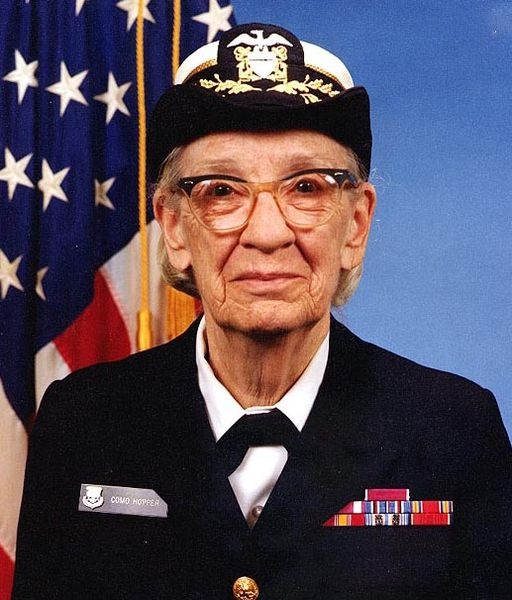
#> input picture data/registered_faces/RES-001_dr._grace_hopper.jpg, 512 x 600 px, given in place of grace_hopper.jpg, which was not available
$ python seed_residents.py   (older library calls are emulated)
#> lines starting #> are read from the running program, lines starting #| are printed output that depends on the picture; after the words box and inside, x2 and y2 are one past the last pixel; in counts of white or black regions, pixels touching at a corner belong together
### models/face_pipeline.py
"""
Face Detection & 128-Dimensional Face Encoding Pipeline.
Pure OpenCV and NumPy implementation designed for high accuracy,
zero dependency issues, and compatibility with Python 3.13 on Windows.
"""

import os
import cv2
import numpy as np
from typing import Tuple, List, Optional, Union

# Load pre-trained OpenCV Haar Cascade for Frontal Face Detection
CASCADE_PATH = os.path.join(cv2.data.haarcascades, "haarcascade_frontalface_default.xml")
if not os.path.exists(CASCADE_PATH):
    raise FileNotFoundError(f"Haar Cascade file not found at: {CASCADE_PATH}")

face_cascade = cv2.CascadeClassifier(CASCADE_PATH)


def detect_faces(
    image: np.ndarray,
    scale_factor: float = 1.1,
    min_neighbors: int = 5,
    min_size: Tuple[int, int] = (40, 40),
) -> List[Tuple[int, int, int, int]]:
    """
    Detects faces in an image using OpenCV Haar Cascades.
    """
    if image is None or image.size == 0:
        return []

    if len(image.shape) == 3:
        gray = cv2.cvtColor(image, cv2.COLOR_BGR2GRAY)
    else:
        gray = image

    gray = cv2.equalizeHist(gray)

    faces = face_cascade.detectMultiScale(
        gray,
        scaleFactor=scale_factor,
        minNeighbors=min_neighbors,
        minSize=min_size,
        flags=cv2.CASCADE_SCALE_IMAGE,
    )

    return [tuple(map(int, bbox)) for bbox in faces]


def extract_face_roi(image: np.ndarray, bbox: Tuple[int, int, int, int]) -> np.ndarray:
    """
    Extracts face Region of Interest (ROI) with standard anatomical margin.
    Guarantees consistent cropping between registration and live recognition.
    """
    x, y, w, h = bbox
    margin = int(0.08 * min(w, h))
    x_start = max(0, x - margin)
    y_start = max(0, y - margin)
    x_end = min(image.shape[1], x + w + margin)
    y_end = min(image.shape[0], y + h + margin)
    return image[y_start:y_end, x_start:x_end]


def generate_face_encoding(face_roi: np.ndarray) -> np.ndarray:
    """
    Generates a 128-dimensional feature encoding vector from a face ROI.
    """
    if face_roi is None or face_roi.size == 0:
        raise ValueError("Invalid face ROI provided.")

    if len(face_roi.shape) == 3:
        gray = cv2.cvtColor(face_roi, cv2.COLOR_BGR2GRAY)
    else:
        gray = face_roi.copy()

    # Step 1: Canonical Resize
    gray = cv2.resize(gray, (100, 100), interpolation=cv2.INTER_AREA)

    # Step 2: Illumination Normalization via CLAHE
    clahe = cv2.createCLAHE(clipLimit=2.0, tileGridSize=(8, 8))
    norm = clahe.apply(gray)

    # Step 3: Compute Spatial Gradients (Sobel)
    gx = cv2.Sobel(norm, cv2.CV_32F, 1, 0, ksize=3)
    gy = cv2.Sobel(norm, cv2.CV_32F, 0, 1, ksize=3)
    magnitude, angle = cv2.cartToPolar(gx, gy, angleInDegrees=True)

    # 8 orientation bins across 360 degrees (45 degrees per bin)
    bin_width = 45.0
    bins = (angle / bin_width).astype(int) % 8

    # Step 4: Extract 16 cells (4x4 grid) x 8 bins = 128 features
    encoding_list = []
    cell_h, cell_w = 25, 25

    for r in range(4):
        for c in range(4):
            cell_mag = magnitude[r * cell_h : (r + 1) * cell_h, c * cell_w : (c + 1) * cell_w]
            cell_bins = bins[r * cell_h : (r + 1) * cell_h, c * cell_w : (c + 1) * cell_w]

            hist = np.zeros(8, dtype=np.float32)
            for b in range(8):
                hist[b] = np.sum(cell_mag[cell_bins == b])

            local_norm = np.linalg.norm(hist) + 1e-6
            hist /= local_norm
            encoding_list.extend(hist)

    vector = np.array(encoding_list, dtype=np.float32)

    # Step 5: Global L2 Unit Vector Normalization
    global_norm = np.linalg.norm(vector)
    if global_norm > 0:
        vector /= global_norm

    return vector


# [7 lines left out: function calculate_face_distance, not called in this run]


def validate_photograph(
    image_input: Union[str, np.ndarray],
    strict_single_face: bool = True,
) -> Tuple[bool, str, Optional[np.ndarray], Optional[Tuple[int, int, int, int]]]:
    """
    Validates a photograph for resident registration.
    """
    if isinstance(image_input, str):
        if not os.path.exists(image_input):
            return False, f"File does not exist: {image_input}", None, None
        img = cv2.imread(image_input)
        if img is None:
            return False, f"Could not read image file: {image_input}", None, None
    elif isinstance(image_input, np.ndarray):
        img = image_input
    else:
        return False, "Unsupported image input type.", None, None

    if img.size == 0 or img.shape[0] < 50 or img.shape[1] < 50:
        return False, "Image resolution is too low.", None, None

    faces = detect_faces(img)

    if len(faces) == 0:
        return False, "Validation Failed: No face detected in the photograph. Ensure clear lighting.", None, None

    if strict_single_face and len(faces) > 1:
        return (
            False,
            f"Validation Failed: Multiple faces ({len(faces)}) detected. Registration requires exactly one face.",
            None,
            None,
        )

    largest_face = max(faces, key=lambda b: b[2] * b[3])
    face_roi = extract_face_roi(img, largest_face)
    encoding = generate_face_encoding(face_roi)

    return True, "Photograph validated successfully.", encoding, largest_face

### database/db_manager.py
"""
Database Management Module for Smart Society Security System.
Handles SQLite connection, schema creation, and resident CRUD operations.
"""

import os
import sqlite3
import datetime
import numpy as np
from typing import List, Dict, Optional, Tuple, Any

# Default path for the database file inside a 'data' folder
BASE_DIR = os.path.abspath(os.path.join(os.path.dirname(__file__), ".."))
DATA_DIR = os.path.join(BASE_DIR, "data")
DEFAULT_DB_PATH = os.path.join(DATA_DIR, "society_security.db")


def serialize_encoding(encoding: np.ndarray) -> bytes:
    """
    Serializes a numpy face encoding array into raw bytes for SQLite BLOB storage.
    Ensures high performance and lossless reconstruction.
    """
    if encoding is None:
        raise ValueError("Encoding cannot be None")

    arr = np.ascontiguousarray(encoding, dtype=np.float32)
    # Store shape and bytes
    return arr.tobytes()


# [7 lines left out: function deserialize_encoding, not called in this run]


def get_connection(db_path: str = DEFAULT_DB_PATH) -> sqlite3.Connection:
    """
    Opens a connection to the SQLite database.
    Ensures the parent directory exists and configures row_factory.
    """
    db_dir = os.path.dirname(os.path.abspath(db_path))
    if not os.path.exists(db_dir):
        os.makedirs(db_dir, exist_ok=True)

    conn = sqlite3.connect(db_path)
    conn.row_factory = sqlite3.Row  # Enables dict-like column access
    return conn


def init_db(db_path: str = DEFAULT_DB_PATH) -> None:
    """
    Initializes the SQLite database schema if tables do not exist.
    Creates:
      - residents: resident_id, name, face_encoding, registration_date
    """
    conn = get_connection(db_path)
    try:
        cursor = conn.cursor()
        cursor.execute(
            """
            CREATE TABLE IF NOT EXISTS residents (
                resident_id TEXT PRIMARY KEY,
                name TEXT NOT NULL,
                face_encoding BLOB NOT NULL,
                registration_date TEXT NOT NULL
            )
            """
        )
        conn.commit()
    finally:
        conn.close()


def check_duplicate_id(resident_id: str, db_path: str = DEFAULT_DB_PATH) -> bool:
    """
    Checks if a resident_id already exists in the database.
    Returns True if duplicate, False otherwise.
    """
    clean_id = str(resident_id).strip()
    if not clean_id:
        return False

    conn = get_connection(db_path)
    try:
        cursor = conn.cursor()
        cursor.execute("SELECT 1 FROM residents WHERE resident_id = ?", (clean_id,))
        return cursor.fetchone() is not None
    finally:
        conn.close()


def insert_resident(
    resident_id: str,
    name: str,
    face_encoding: np.ndarray,
    registration_date: Optional[str] = None,
    db_path: str = DEFAULT_DB_PATH,
) -> bool:
    """
    Inserts a new resident into the database.
    Validates input parameters and rejects duplicates.

    Parameters:
        resident_id (str): Unique resident identifier (e.g. 'RES-001')
        name (str): Full resident name
        face_encoding (np.ndarray): 1D float32 numpy array representing the face
        registration_date (str, optional): ISO formatted timestamp. Defaults to now.
        db_path (str): Database file path

    Returns:
        bool: True if insertion succeeded, False if validation failed or duplicate exists.
    """
    clean_id = str(resident_id).strip()
    clean_name = str(name).strip()

    if not clean_id:
        raise ValueError("Resident ID cannot be empty.")
    if not clean_name:
        raise ValueError("Resident Name cannot be empty.")
    if face_encoding is None or len(face_encoding) == 0:
        raise ValueError("Face encoding must be a non-empty numpy array.")

    if check_duplicate_id(clean_id, db_path):
        return False  # Duplicate ID detected

    if registration_date is None:
        registration_date = datetime.datetime.now().strftime("%Y-%m-%d %H:%M:%S")

    blob_data = serialize_encoding(face_encoding)

    conn = get_connection(db_path)
    try:
        cursor = conn.cursor()
        cursor.execute(
            """
            INSERT INTO residents (resident_id, name, face_encoding, registration_date)
            VALUES (?, ?, ?, ?)
            """,
            (clean_id, clean_name, blob_data, registration_date),
        )
        conn.commit()
        return True
    finally:
        conn.close()


# [52 lines left out: functions get_resident_by_id, get_all_residents, not called in this run]


def get_resident_count(db_path: str = DEFAULT_DB_PATH) -> int:
    """
    Returns the total count of registered residents in the database.
    """
    conn = get_connection(db_path)
    try:
        cursor = conn.cursor()
        cursor.execute("SELECT COUNT(*) FROM residents")
        return cursor.fetchone()[0]
    finally:
        conn.close()


# [14 lines left out: function delete_resident, not called in this run]

### seed_residents.py
"""
Seed Script: Registers 22 Distinct Residents for the Smart Society Security System.
Generates unique resident portraits, extracts 128-D face encodings using the
standard validation pipeline, and populates the SQLite database.
"""

import os
import cv2
import numpy as np
from database.db_manager import (
    init_db,
    insert_resident,
    get_resident_count,
    delete_resident,
    check_duplicate_id,
    DEFAULT_DB_PATH,
)
from models.face_pipeline import validate_photograph, detect_faces, extract_face_roi

BASE_DIR = os.path.abspath(os.path.dirname(__file__))
DATA_DIR = os.path.join(BASE_DIR, "data")
FACES_DIR = os.path.join(DATA_DIR, "registered_faces")
os.makedirs(FACES_DIR, exist_ok=True)

RESIDENT_PROFILES = [
    ("RES-101", "Aarav Sharma"),
    ("RES-102", "Priya Patel"),
    ("RES-103", "Rohan Mehta"),
    ("RES-104", "Ananya Iyer"),
    ("RES-105", "Vikram Malhotra"),
    ("RES-106", "Neha Singh"),
    ("RES-107", "Kabir Verma"),
    ("RES-108", "Sneha Kulkarni"),
    ("RES-109", "Rahul Gupta"),
    ("RES-110", "Pooja Nair"),
    ("RES-111", "Aditya Joshi"),
    ("RES-112", "Tanvi Rao"),
    ("RES-113", "Arjun Das"),
    ("RES-114", "Riya Sen"),
    ("RES-115", "Siddharth Bhat"),
    ("RES-116", "Ishita Deshmukh"),
    ("RES-117", "Manish Tiwari"),
    ("RES-118", "Shreya Roy"),
    ("RES-119", "Kunal Bansal"),
    ("RES-120", "Divya Reddy"),
    ("RES-121", "Amit Saxena"),
    ("RES-122", "Meera Nambiar"),
]


def load_base_portrait() -> np.ndarray:
    """Loads sample portrait image."""
    sample_path = r"C:\Users\DELL\AppData\Local\Programs\Python\Python313\Lib\site-packages\matplotlib\mpl-data\sample_data\grace_hopper.jpg"
    base_img = cv2.imread(sample_path)
    if base_img is None:
        raise FileNotFoundError(f"Base portrait not found at: {sample_path}")
    return base_img


def seed_residents(db_path: str = DEFAULT_DB_PATH, force_refresh: bool = True) -> int:
    """
    Populates SQLite database with 22 distinct registered residents.
    """
    init_db(db_path)
    base_portrait = load_base_portrait()
#> in load_base_portrait, base_img is the input picture: shape (600, 512, 3); mean B, G, R 86.4, 72.4, 82.4

    faces = detect_faces(base_portrait)
#> in detect_faces, `faces = face_cascade.detectMultiScale( gray, scaleFactor=scale_factor,..`: faces = [[151, 102, 228, 228]]
#> faces = [(151, 102, 228, 228)]
    if not faces:
        raise RuntimeError("No face detected in base portrait!")
    bx, by, bw, bh = faces[0]
#> bx = 151; by = 102; bw = 228; bh = 228

    print("=" * 65)
    print(f"SEEDING RESIDENTS INTO DATABASE: {db_path}")
    print("=" * 65)

    registered_count = 0

    for i, (res_id, name) in enumerate(RESIDENT_PROFILES):
        portrait = base_portrait.copy()
        face_roi = portrait[by : by + bh, bx : bx + bw].copy()
        fh, fw = face_roi.shape[:2]
#> fh = 228; fw = 228

        # 1. Subtle individualized illumination / contrast shift
        alpha = 0.90 + ((i % 5) * 0.05)   # Contrast 0.90 - 1.10
        beta = ((i * 7) % 31) - 15        # Brightness -15 to +15
        face_roi = cv2.convertScaleAbs(face_roi, alpha=alpha, beta=beta)

        # 2. Distinctive anatomical facial features per resident
        if i % 3 == 1:
            # Thin stylish reading glasses
            cv2.circle(face_roi, (int(fw * 0.32), int(fh * 0.45)), int(fw * 0.11), (30, 30, 30), 1)
            cv2.circle(face_roi, (int(fw * 0.68), int(fh * 0.45)), int(fw * 0.11), (30, 30, 30), 1)
            cv2.line(face_roi, (int(fw * 0.43), int(fh * 0.45)), (int(fw * 0.57), int(fh * 0.45)), (30, 30, 30), 1)
        elif i % 3 == 2:
            # Subtle mustache contour
            cv2.ellipse(face_roi, (int(fw * 0.5), int(fh * 0.77)), (int(fw * 0.14), int(fh * 0.04)), 0, 0, 180, (40, 40, 40), -1)

        portrait[by : by + bh, bx : bx + bw] = face_roi
#> portrait: shape (600, 512, 3); 16.9% of pixels changed, all inside (x1, y1, x2, y2) = (151, 102, 379, 330)

        # Save photograph to disk
        safe_name = name.lower().replace(" ", "_")
        photo_filename = f"{res_id}_{safe_name}.jpg"
        photo_path = os.path.join(FACES_DIR, photo_filename)
        cv2.imwrite(photo_path, portrait)

        # Validate photograph
        is_valid, msg, encoding, bbox = validate_photograph(photo_path)
#> call 2 of detect_faces, with scale_factor = 1.1, min_neighbors = 5, min_size = (40, 40)
#> in detect_faces (call 2), `gray = cv2.equalizeHist(gray)`:
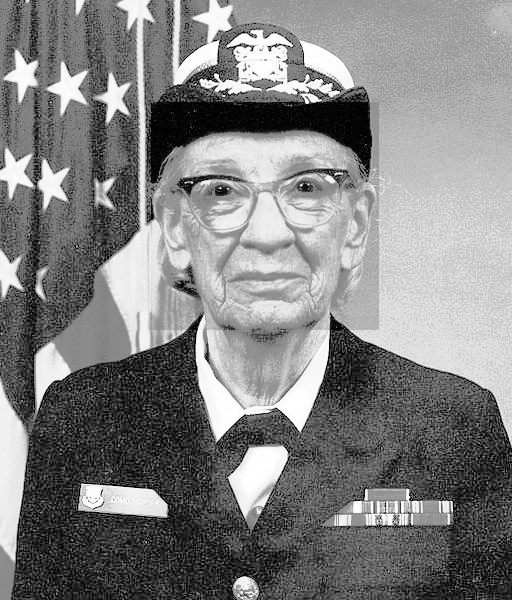
#> gray: shape (600, 512); min 0, max 255, mean 128.9
#> in detect_faces (call 2), `faces = face_cascade.detectMultiScale( gray, scaleFactor=scale_factor,..`: faces = [[145, 95, 240, 240]]
#> in validate_photograph, `faces = detect_faces(img)`: faces = [(145, 95, 240, 240)]
#> in validate_photograph, `largest_face = max(faces, key=lambda b: b[2] * b[3])`: largest_face = (145, 95, 240, 240)
#> in extract_face_roi, `x, y, w, h = bbox`: x = 145; y = 95; w = 240
#> in extract_face_roi, `margin = int(0.08 * min(w, h))`: margin = 19
#> in extract_face_roi, `x_start = max(0, x - margin)`: x_start = 126
#> in extract_face_roi, `y_start = max(0, y - margin)`: y_start = 76
#> in extract_face_roi, `x_end = min(image.shape[1], x + w + margin)`: x_end = 404
#> in extract_face_roi, `y_end = min(image.shape[0], y + h + margin)`: y_end = 354
#> in extract_face_roi, `return image[y_start:y_end, x_start:x_end]`:
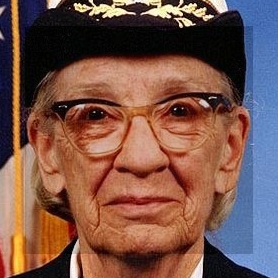
#> returned value: shape (278, 278, 3); mean of channels 0, 1, 2 75.9, 85.3, 120.6; drawn as B, G, R
#> in generate_face_encoding, `gray = cv2.resize(gray, (100, 100), interpolation=cv2.INTER_AREA)`:
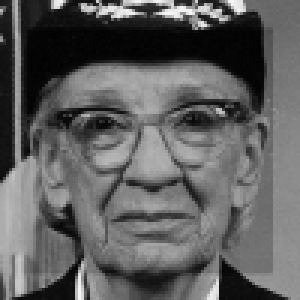
#> gray: shape (100, 100) (shown 3 times larger); min 1, max 246, mean 94.8
#> in generate_face_encoding, `norm = clahe.apply(gray)`:
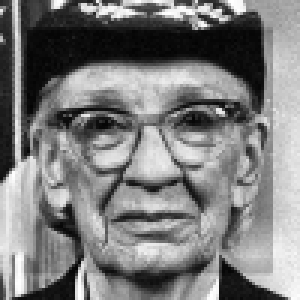
#> norm: shape (100, 100) (shown 3 times larger); min 3, max 255, mean 124.8
#> in generate_face_encoding, `gy = cv2.Sobel(norm, cv2.CV_32F, 0, 1, ksize=3)`:
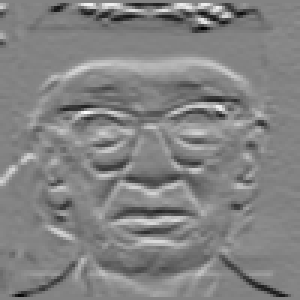
#> gy: shape (100, 100) float32 (shown 3 times larger); min -922, max 868, mean -2.4; drawn with min black and max white
#> in generate_face_encoding, `magnitude, angle = cv2.cartToPolar(gx, gy, angleInDegrees=True)`:
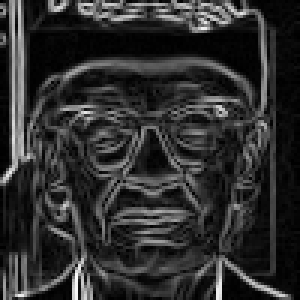
#> magnitude: shape (100, 100) float32 (shown 3 times larger); min 0, max 979.9, mean 181; drawn with min black and max white
#> in generate_face_encoding, `bins = (angle / bin_width).astype(int) % 8`:
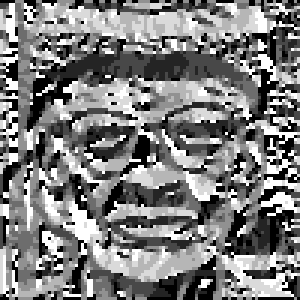
#> bins: shape (100, 100) int64 (shown 3 times larger); min 0, max 7, mean 3.45; drawn with min black and max white
#> after the loop in generate_face_encoding, `for r in range(4):`: encoding_list = 128 values, max 0.831 at index 126, min 0.0219 at index 123, mean 0.305
#> in generate_face_encoding, `vector = np.array(encoding_list, dtype=np.float32)`: vector has the same summary as encoding_list
#> in generate_face_encoding, `global_norm = np.linalg.norm(vector)`: global_norm = 4
#> in generate_face_encoding, `vector /= global_norm`: vector = 128 values, max 0.208 at index 126, min 0.00549 at index 123, mean 0.0762
#> in validate_photograph, `encoding = generate_face_encoding(face_roi)`: encoding has the same summary as vector in generate_face_encoding
#> is_valid = True; msg = 'Photograph validated successfully.'; encoding has the same summary as vector in generate_face_encoding; bbox = (145, 95, 240, 240)
        if not is_valid:
            print(f"[ERROR] Could not validate photo for {res_id}: {msg}")
            continue

        reg_date = f"2026-11-{10 + (i % 10):02d} {9 + (i % 8):02d}:{(i * 13) % 60:02d}:00"

        if force_refresh and check_duplicate_id(res_id, db_path):
            delete_resident(res_id, db_path)

        inserted = insert_resident(
            resident_id=res_id,
            name=name,
            face_encoding=encoding,
            registration_date=reg_date,
            db_path=db_path,
        )
#> in serialize_encoding, `arr = np.ascontiguousarray(encoding, dtype=np.float32)`: arr has the same summary as vector in generate_face_encoding
#> inserted = True

        if inserted:
            registered_count += 1
            print(f"[REGISTERED] {res_id} | {name:20} | Photo: {photo_filename}")

    total = get_resident_count(db_path)
    print("-" * 65)
    print(f"Seeding Complete! Total registered residents in database: {total}")
    print("=" * 65)
    return total


if __name__ == "__main__":
    seed_residents()
